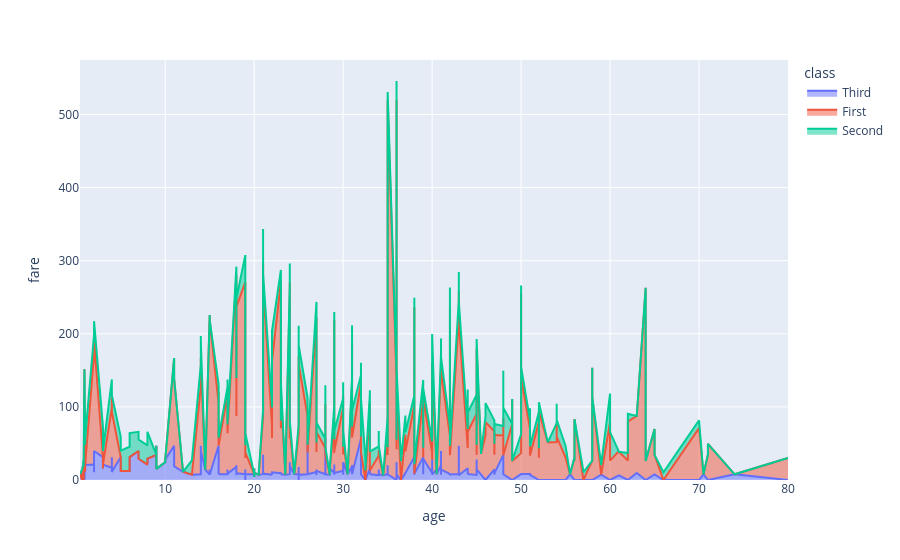

Notebook code cell kept with this figure:
### Code cell
# Create a area plot using the plotly library
fig = px.area(titanic, x='age', y='fare', color='class')
fig.show()

### Figure 1 — Plotly figure (JSON) as saved in the notebook; plotly's stock layout.template omitted (floating-point values rounded to 4 significant figures; data arrays with more than 128 entries replaced by an {"elided": "..."} marker saying what was removed)
{"data": [{"fillpattern": {"shape": ""}, "hovertemplate": "class=Third<br>age=%{x}<br>fare=%{y}<extra></extra>", "legendgroup": "Third", "line": {"color": "#636efa"}, "marker": {"symbol": "circle"}, "mode": "lines", "name": "Third", "orientation": "v", "showlegend": true, "stackgroup": "1", "type": "scatter", "x": {"elided": "491 float values"}, "xaxis": "x", "y": {"elided": "491 float values"}, "yaxis": "y"}, {"fillpattern": {"shape": ""}, "hovertemplate": "class=First<br>age=%{x}<br>fare=%{y}<extra></extra>", "legendgroup": "First", "line": {"color": "#EF553B"}, "marker": {"symbol": "circle"}, "mode": "lines", "name": "First", "orientation": "v", "showlegend": true, "stackgroup": "1", "type": "scatter", "x": {"elided": "216 float values"}, "xaxis": "x", "y": {"elided": "216 float values"}, "yaxis": "y"}, {"fillpattern": {"shape": ""}, "hovertemplate": "class=Second<br>age=%{x}<br>fare=%{y}<extra></extra>", "legendgroup": "Second", "line": {"color": "#00cc96"}, "marker": {"symbol": "circle"}, "mode": "lines", "name": "Second", "orientation": "v", "showlegend": true, "stackgroup": "1", "type": "scatter", "x": {"elided": "184 float values"}, "xaxis": "x", "y": {"elided": "184 float values"}, "yaxis": "y"}], "layout": {"legend": {"title": {"text": "class"}, "tracegroupgap": 0}, "margin": {"t": 60}, "xaxis": {"anchor": "y", "domain": [0, 1], "title": {"text": "age"}}, "yaxis": {"anchor": "x", "domain": [0, 1], "title": {"text": "fare"}}}}
